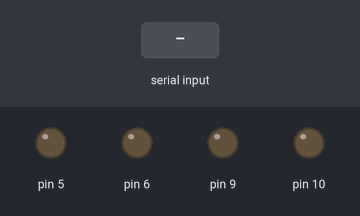
Simulated run of this sketch. Board: Arduino Uno, built with avr-gcc and run on an emulated ATmega328P. On the bench: output pins drawn as LEDs (lit = HIGH). Inputs (shaded band) come from the test bench.

Above: at 1.2 s.
1.3 s: "F" received over Serial
At 1.9 s:
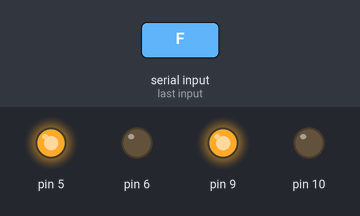
2.8 s: "B" received over Serial
At 3.1 s:
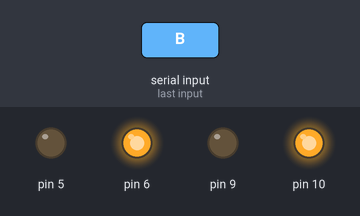
4.3 s: "L" received over Serial
At 5.4 s:
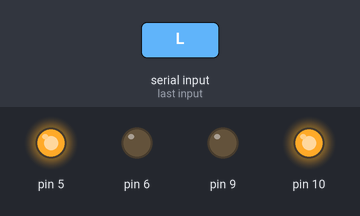
5.8 s: "R" received over Serial
At 6.6 s:
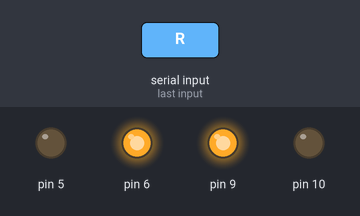
7.3 s: "S" received over Serial
At 7.7 s:
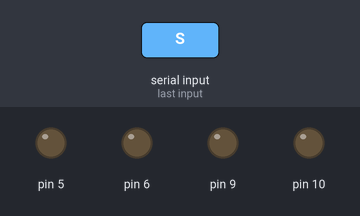
Timing chart, 0 to 9.8 s (numbered marks = the images above; inputs shaded):
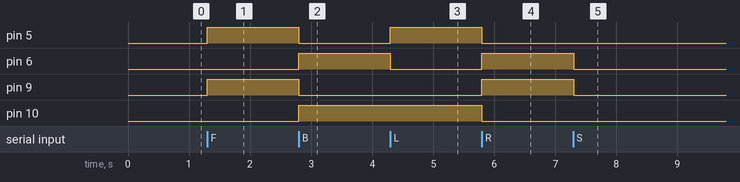

Measured:
- after the input at 1.3 s, pin 5, pin 9: LOW → HIGH at once
- after the input at 2.8 s, pin 5, pin 9: HIGH → LOW at once; pin 6, pin 10: LOW → HIGH at once
- after the input at 4.3 s, pin 5: LOW → HIGH at once; pin 6: HIGH → LOW at once
- after the input at 5.8 s, pin 5, pin 10: HIGH → LOW at once; pin 6, pin 9: LOW → HIGH at once
- after the input at 7.3 s, pin 6, pin 9: HIGH → LOW at once

The sketch:

neat_gaaris1.ino
```cpp
//F:前进；B:后退；L:左转；L:右转；S:停止
void setup()
{
  pinMode(5, OUTPUT);
  pinMode(6, OUTPUT);
  pinMode(9, OUTPUT);
  pinMode(10, OUTPUT);
  Serial.begin(9600);
}


int income;
void loop()
{
  if(Serial.available()>0){
    income=Serial.read();
  }
  switch(income){
    case 'F':forward();break;
    case 'B':backward();break;
    case 'L':left();break;
    case 'R':right();break;
    case 'S':stop();break;
  }
}

void  forward()
{
  digitalWrite(5,HIGH);
  digitalWrite(6,LOW);
  digitalWrite(9,HIGH);
  digitalWrite(10,LOW);
}
void  backward()
{
  digitalWrite(5,LOW);
  digitalWrite(6,HIGH);
  digitalWrite(9,LOW);
  digitalWrite(10,HIGH);
}
void  left()
{
   digitalWrite(5,HIGH);
  digitalWrite(6,LOW);
  digitalWrite(9,LOW);
  digitalWrite(10,HIGH);
}
void right()
{
   digitalWrite(5,LOW);
  digitalWrite(6,HIGH);
  digitalWrite(9,HIGH);
  digitalWrite(10,LOW);
}
void stop()
{
   digitalWrite(5,LOW);
  digitalWrite(6,LOW);
  digitalWrite(9,LOW);
  digitalWrite(10,LOW);
}
```
